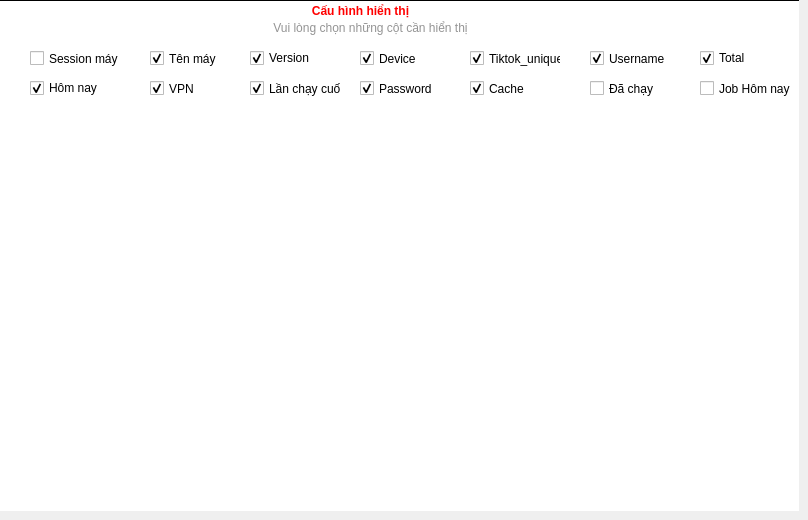
                  <widget class="QWidget" name="page_show">
                   <widget class="QFrame" name="frame_30">
                    <property name="geometry">
                     <rect>
                      <x>0</x>
                      <y>0</y>
                      <width>799</width>
                      <height>511</height>
                     </rect>
                    </property>
                    <property name="styleSheet">
                     <string notr="true">QFrame {
	color: rgb(0, 0, 0);
	background-color: rgb(255, 255, 255);
	border-top: 1px solid black;
}</string>
                    </property>
                    <property name="frameShape">
                     <enum>QFrame::StyledPanel</enum>
                    </property>
                    <property name="frameShadow">
                     <enum>QFrame::Raised</enum>
                    </property>
                    <widget class="QLabel" name="label_2">
                     <property name="geometry">
                      <rect>
                       <x>290</x>
                       <y>0</y>
                       <width>141</width>
                       <height>21</height>
                      </rect>
                     </property>
                     <property name="font">
                      <font>
                       <weight>75</weight>
                       <bold>true</bold>
                      </font>
                     </property>
                     <property name="styleSheet">
                      <string notr="true">color: red;</string>
                     </property>
                     <property name="text">
                      <string>Cấu hình hiển thị</string>
                     </property>
                     <property name="alignment">
                      <set>Qt::AlignCenter</set>
                     </property>
                    </widget>
                    <widget class="QCheckBox" name="box_session">
                     <property name="geometry">
                      <rect>
                       <x>30</x>
                       <y>50</y>
                       <width>91</width>
                       <height>17</height>
                      </rect>
                     </property>
                     <property name="text">
                      <string>Session máy</string>
                     </property>
                    </widget>
                    <widget class="QCheckBox" name="box_phonename">
                     <property name="geometry">
                      <rect>
                       <x>150</x>
                       <y>50</y>
                       <width>81</width>
                       <height>17</height>
                      </rect>
                     </property>
                     <property name="text">
                      <string>Tên máy</string>
                     </property>
                     <property name="checked">
                      <bool>true</bool>
                     </property>
                    </widget>
                    <widget class="QCheckBox" name="box_device">
                     <property name="geometry">
                      <rect>
                       <x>360</x>
                       <y>50</y>
                       <width>61</width>
                       <height>17</height>
                      </rect>
                     </property>
                     <property name="text">
                      <string>Device</string>
                     </property>
                     <property name="checked">
                      <bool>true</bool>
                     </property>
                    </widget>
                    <widget class="QCheckBox" name="box_uniquetiktok">
                     <property name="geometry">
                      <rect>
                       <x>470</x>
                       <y>50</y>
                       <width>91</width>
                       <height>17</height>
                      </rect>
                     </property>
                     <property name="text">
                      <string>Tiktok_unique</string>
                     </property>
                     <property name="checked">
                      <bool>true</bool>
                     </property>
                    </widget>
                    <widget class="QCheckBox" name="box_username">
                     <property name="geometry">
                      <rect>
                       <x>590</x>
                       <y>50</y>
                       <width>91</width>
                       <height>17</height>
                      </rect>
                     </property>
                     <property name="text">
                      <string>Username</string>
                     </property>
                     <property name="checked">
                      <bool>true</bool>
                     </property>
                    </widget>
                    <widget class="QCheckBox" name="box_password">
                     <property name="geometry">
                      <rect>
                       <x>360</x>
                       <y>80</y>
                       <width>91</width>
                       <height>17</height>
                      </rect>
                     </property>
                     <property name="text">
                      <string>Password</string>
                     </property>
                     <property name="checked">
                      <bool>true</bool>
                     </property>
                    </widget>
                    <widget class="QLabel" name="label_10">
                     <property name="geometry">
                      <rect>
                       <x>270</x>
                       <y>20</y>
                       <width>201</width>
                       <height>16</height>
                      </rect>
                     </property>
                     <property name="font">
                      <font>
                       <weight>50</weight>
                       <bold>false</bold>
                      </font>
                     </property>
                     <property name="styleSheet">
                      <string notr="true">border: none;
color: rgb(148, 148, 148);</string>
                     </property>
                     <property name="text">
                      <string>Vui lòng chọn những cột cần hiển thị</string>
                     </property>
                     <property name="alignment">
                      <set>Qt::AlignCenter</set>
                     </property>
                    </widget>
                    <widget class="QCheckBox" name="box_timelast">
                     <property name="geometry">
                      <rect>
                       <x>250</x>
                       <y>80</y>
                       <width>91</width>
                       <height>17</height>
                      </rect>
                     </property>
                     <property name="text">
                      <string>Lần chạy cuối</string>
                     </property>
                     <property name="checked">
                      <bool>true</bool>
                     </property>
                    </widget>
                    <widget class="QCheckBox" name="box_total">
                     <property name="geometry">
                      <rect>
                       <x>700</x>
                       <y>50</y>
                       <width>61</width>
                       <height>16</height>
                      </rect>
                     </property>
                     <property name="text">
                      <string>Total</string>
                     </property>
                     <property name="checked">
                      <bool>true</bool>
                     </property>
                    </widget>
                    <widget class="QCheckBox" name="box_vpn">
                     <property name="geometry">
                      <rect>
                       <x>150</x>
                       <y>80</y>
                       <width>51</width>
                       <height>17</height>
                      </rect>
                     </property>
                     <property name="text">
                      <string>VPN</string>
                     </property>
                     <property name="checked">
                      <bool>true</bool>
                     </property>
                    </widget>
                    <widget class="QCheckBox" name="box_hnay">
                     <property name="geometry">
                      <rect>
                       <x>30</x>
                       <y>80</y>
                       <width>71</width>
                       <height>16</height>
                      </rect>
                     </property>
                     <property name="text">
                      <string>Hôm nay</string>
                     </property>
                     <property name="checked">
                      <bool>true</bool>
                     </property>
                    </widget>
                    <widget class="QCheckBox" name="box_version">
                     <property name="geometry">
                      <rect>
                       <x>250</x>
                       <y>50</y>
                       <width>81</width>
                       <height>16</height>
                      </rect>
                     </property>
                     <property name="text">
                      <string>Version</string>
                     </property>
                     <property name="checked">
                      <bool>true</bool>
                     </property>
                    </widget>
                    <widget class="QCheckBox" name="box_cache">
                     <property name="geometry">
                      <rect>
                       <x>470</x>
                       <y>80</y>
                       <width>91</width>
                       <height>17</height>
                      </rect>
                     </property>
                     <property name="text">
                      <string>Cache</string>
                     </property>
                     <property name="checked">
                      <bool>true</bool>
                     </property>
                    </widget>
                    <widget class="QCheckBox" name="box_acc_run">
                     <property name="geometry">
                      <rect>
                       <x>590</x>
                       <y>80</y>
                       <width>71</width>
                       <height>17</height>
                      </rect>
                     </property>
                     <property name="text">
                      <string>Đã chạy</string>
                     </property>
                     <property name="checked">
                      <bool>false</bool>
                     </property>
                    </widget>
                    <widget class="QCheckBox" name="box_jobday">
                     <property name="geometry">
                      <rect>
                       <x>700</x>
                       <y>80</y>
                       <width>91</width>
                       <height>17</height>
                      </rect>
                     </property>
                     <property name="text">
                      <string>Job Hôm nay</string>
                     </property>
                     <property name="checked">
                      <bool>false</bool>
                     </property>
                    </widget>
                   </widget>
                  </widget>
